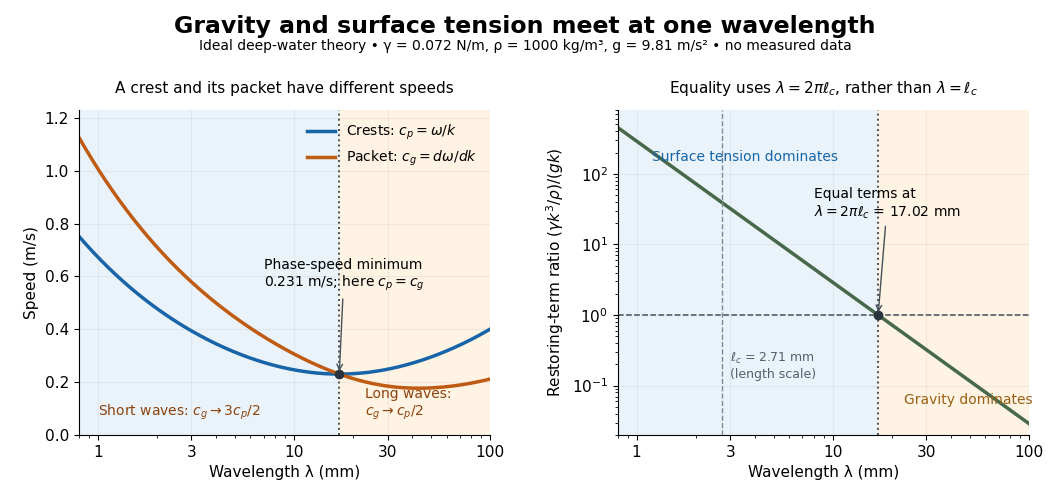

The script that saved this image:
"""Plot stipulated deep-water gravity-capillary theory, never measured data.

Run from _media:
MPLCONFIGDIR=/tmp/codex-wiki-matplotlib python ../capillary-waves-crossover.py
Tested: Python 3.14.4, matplotlib 3.10.7+dfsg1, numpy 2.3.5.
The matching opaque white PNG basename is written to the current directory.
"""

from pathlib import Path

import matplotlib

matplotlib.use("Agg")
import matplotlib.pyplot as plt
from matplotlib.ticker import ScalarFormatter
import numpy as np


def main():
    gamma, rho, g = 0.072, 1000.0, 9.81  # N/m, kg/m³, m/s²: stipulated.
    ell = np.sqrt(gamma / (rho * g))
    crossover_mm = 2 * np.pi * ell * 1000
    wavelength_mm = np.geomspace(0.8, 100, 1200)
    k = 2 * np.pi / (wavelength_mm / 1000)
    omega = np.sqrt(g * k + gamma * k**3 / rho)
    cp = omega / k
    cg = (g + 3 * gamma * k**2 / rho) / (2 * omega)
    ratio = gamma * k**2 / (rho * g)
    cmin = (4 * g * gamma / rho)**0.25

    plt.rcParams.update({"font.size": 11, "axes.spines.top": False,
                         "axes.spines.right": False})
    fig, (speed, balance) = plt.subplots(1, 2, figsize=(10.5, 5.0))
    fig.patch.set_facecolor("white")
    fig.suptitle("Gravity and surface tension meet at one wavelength", fontsize=17,
                 weight="bold", y=0.97)
    fig.text(0.5, 0.90,
             "Ideal deep-water theory • γ = 0.072 N/m, ρ = 1000 kg/m³, g = 9.81 m/s² • no measured data",
             ha="center", fontsize=10)
    for ax in (speed, balance):
        ax.set_facecolor("white")
        ax.axvspan(0.8, crossover_mm, color="#eaf3fa")
        ax.axvspan(crossover_mm, 100, color="#fff4e4")
        ax.axvline(crossover_mm, color="#45505a", linestyle=":", linewidth=1.4)
        ax.set_xscale("log")
        ax.set_xlim(0.8, 100)
        ax.set_xticks([1, 3, 10, 30, 100])
        ax.xaxis.set_major_formatter(ScalarFormatter())
        ax.set_xlabel("Wavelength λ (mm)")
        ax.grid(alpha=0.18, which="major")

    speed.plot(wavelength_mm, cp, color="#1765a8", linewidth=2.5,
               label=r"Crests: $c_p = \omega/k$")
    speed.plot(wavelength_mm, cg, color="#bf5b13", linewidth=2.5,
               label=r"Packet: $c_g = d\omega/dk$")
    speed.plot(crossover_mm, cmin, "o", color="#28333d", markersize=6)
    speed.annotate(f"Phase-speed minimum\n{cmin:.3f} m/s; here " + r"$c_p = c_g$",
                   xy=(crossover_mm, cmin), xytext=(7, 0.56), fontsize=10,
                   arrowprops={"arrowstyle": "->", "color": "#45505a"})
    speed.text(1.0, 0.075, r"Short waves: $c_g \to 3c_p/2$", fontsize=10, color="#8c420d")
    speed.text(23, 0.075, "Long waves:\n" + r"$c_g \to c_p/2$", fontsize=10, color="#8c420d")
    speed.set_ylim(0, 1.23)
    speed.set_ylabel("Speed (m/s)")
    speed.set_title("A crest and its packet have different speeds", fontsize=11, pad=12)
    speed.legend(loc="upper right", frameon=False, fontsize=10)

    balance.plot(wavelength_mm, ratio, color="#476849", linewidth=2.5)
    balance.axhline(1, color="#45505a", linestyle="--", linewidth=1.1)
    balance.plot(crossover_mm, 1, "o", color="#28333d", markersize=6)
    balance.set_yscale("log")
    balance.set_ylim(0.02, 800)
    balance.set_ylabel(r"Restoring-term ratio $(\gamma k^3/\rho)/(gk)$")
    balance.set_title(r"Equality uses $\lambda = 2\pi\ell_c$, rather than $\lambda = \ell_c$", fontsize=11, pad=12)
    balance.text(1.2, 150, "Surface tension dominates", color="#1765a8", fontsize=10)
    balance.text(23, 0.055, "Gravity dominates", color="#996014", fontsize=10)
    balance.annotate("Equal terms at\n" + r"$\lambda = 2\pi\ell_c$" + f" = {crossover_mm:.2f} mm",
                     xy=(crossover_mm, 1), xytext=(8, 25), fontsize=10,
                     arrowprops={"arrowstyle": "->", "color": "#45505a"})
    balance.axvline(ell * 1000, color="#7f8c96", linestyle="--", linewidth=1)
    balance.text(ell * 1000 * 1.10, 0.13, r"$\ell_c$" + f" = {ell*1000:.2f} mm\n(length scale)",
                 fontsize=9, color="#52616b")
    fig.subplots_adjust(left=0.075, right=0.98, bottom=0.13, top=0.78, wspace=0.31)
    fig.savefig(Path.cwd() / (Path(__file__).stem + ".png"), dpi=100,
                facecolor="white", transparent=False)
    plt.close(fig)


if __name__ == "__main__":
    main()
